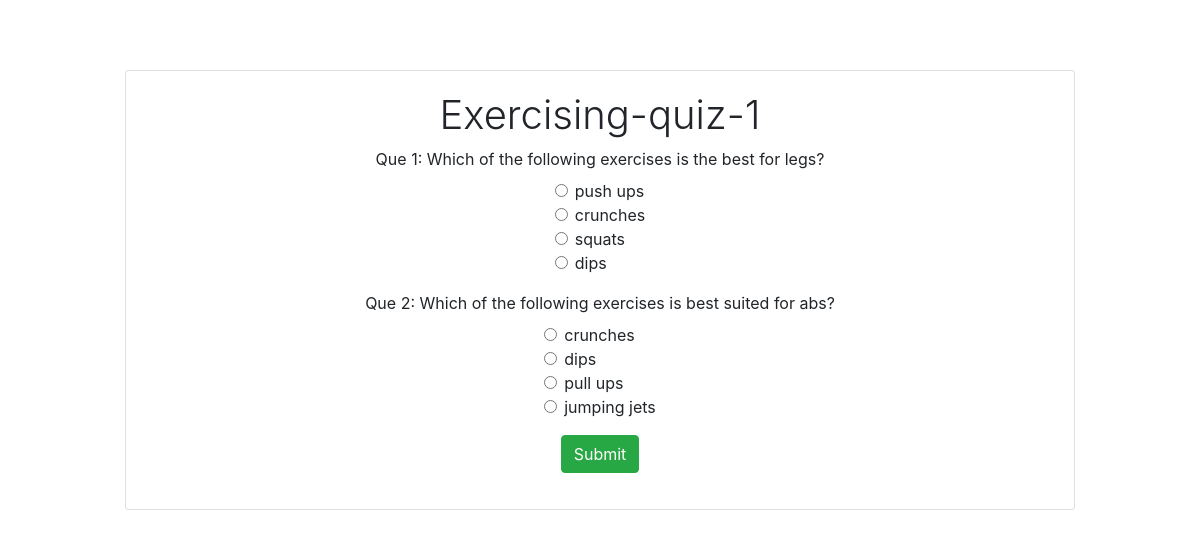
Before: /test/exercising-quiz-1 with the older database file.
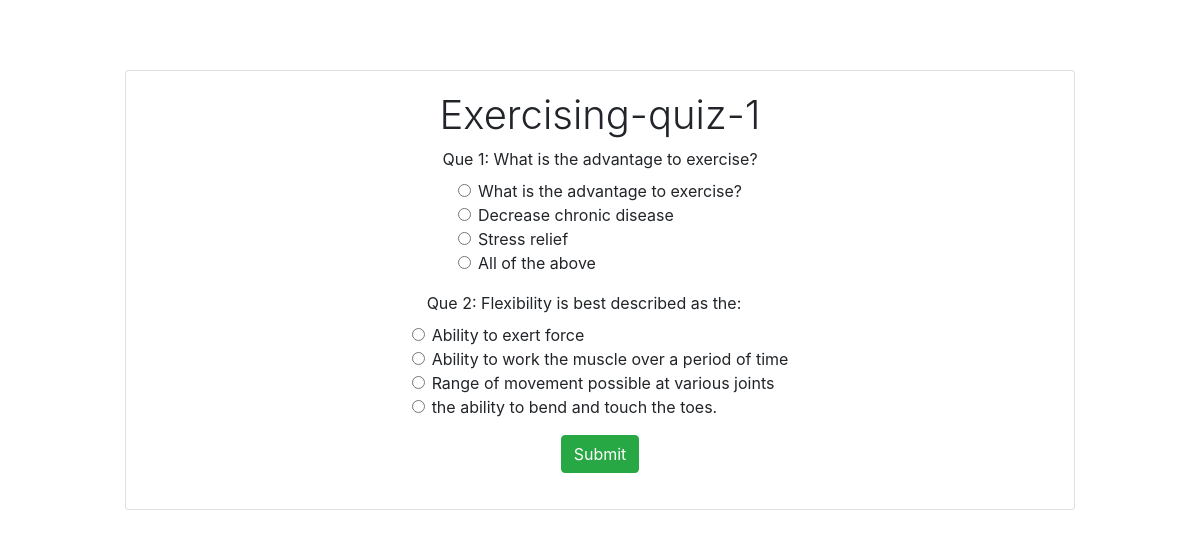
After: the same page with the newer database file.
### quiz/models.py (models this page shows, shortened)
class quiz(models.Model):
    course_name = models.ForeignKey(course,default=1,on_delete=models.SET_DEFAULT)
    quiz_name = models.CharField(max_length=200)
    quiz_slug = models.CharField(max_length=300,blank=True)

class question(models.Model):
    course_name = models.ForeignKey(course,default=1,on_delete=models.SET_DEFAULT)
    quiz_name = models.ForeignKey(quiz,default=1,on_delete=models.SET_DEFAULT)
    quiz_question = models.TextField()
    option_one = models.TextField()
    option_two = models.TextField()
    option_three = models.TextField()
    option_four = models.TextField()
    answer = models.TextField()

### quiz/views.py (the view)
# urls.py: path('<single_slug>',views.dispTest,name="test"),
def dispTest(request,single_slug):
    for q in quiz.objects.all():
        if q.quiz_slug == single_slug:
            q_obj = q
    title = q_obj.quiz_name
    slug = q_obj.quiz_slug
    questions = []
    for q in question.objects.all():
        if q.course_name == q_obj.course_name:
            if q.quiz_name == q_obj:
                questions.append(q)
    return render(request,'test.html',{'question':questions,'title':title,'single_slug':slug})

### templates/test.html (shortened to what this page needs)
<!doctype html>
<html lang="en">
	<head>
		<link rel="stylesheet" href="https://cdn.jsdelivr.net/npm/bootstrap@4.6.0/dist/css/bootstrap.min.css">
		<link rel="stylesheet" href="https://cdn.jsdelivr.net/npm/bootstrap-icons@1.4.0/font/bootstrap-icons.css">
	</head>
	<body style="padding-top: 70px;">
	<div class="container">
		<div class="row">
			<div class="card offset-lg-1 col-lg-10 col-md-12 col-sm-12">
				<div class="card-body">
					<h1 class="text-center font-weight-light">{{title}}</h1>
					<form method="POST" action="/test/score/{{single_slug}}/">
						{% for q in question %}
						<div class="form-group">
							<div class="row">
								<div class="mx-auto">
									<label >Que {{forloop.counter}}: {{q.quiz_question}}</label>
									<div class="row">
										<div class="mx-auto">
											<div class="form-check">
												<label class="form-check-label" for="exampleRadios1">
													<input class="form-check-input" type="radio" name={{forloop.counter}} id="exampleRadios1" value="one" > {{q.option_one}}
												</label>
											</div>
											<div class="form-check">
												<label class="form-check-label" for="exampleRadios2">
													<input class="form-check-input" type="radio" name={{forloop.counter}} id="exampleRadios2" value="two">{{q.option_two}}
												</label>
											</div>
											<div class="form-check">
												<label class="form-check-label" for="exampleRadios3">
													<input class="form-check-input" type="radio" name={{forloop.counter}} id="exampleRadios3" value="three" >{{q.option_three}}
												</label>
											</div>
											<div class="form-check">
												<label class="form-check-label" for="exampleRadios4">
													<input class="form-check-input" type="radio" name={{forloop.counter}} id="exampleRadios4" value="four">{{q.option_four}}
												</label>
											</div>
										</div>
									</div>
								</div>
							</div>
						</div>
						{% endfor %}
						<div class="form-group">
							<div class="row">
								<div class="mx-auto">
									<button type="submit" class="btn btn-success ">Submit</button>
								</div>
							</div>
						</div>
					</form>
				</div>
			</div>
		</div>
	</div>
	</body>
</html>

Changed rows visible on the page:
removed question: quiz_question "Which of the following exercises is the best for legs?", option_one "push ups", option_two "crunches", option_three "squats", option_four "dips"
removed question: quiz_question "Which of the following exercises is best suited for abs?", option_one "crunches", option_two "dips", option_three "pull ups", option_four "jumping jets"
added question: quiz_question "What is the advantage to exercise?", option_one "What is the advantage to exercise?", option_two "Decrease chronic disease", option_three "Stress relief", option_four "All of the above"
added question: quiz_question "Flexibility is best described as the:", option_one "Ability to exert force", option_two "Ability to work the muscle over a period of time", option_three "Range of movement possible at various joints", option_four "the ability to bend and touch the toes."
